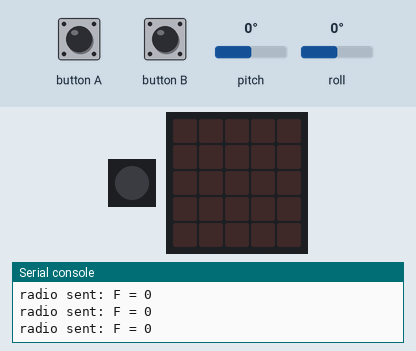
Recording of a program running on a simulated Calliope mini (MakeCode). Parts: 1 RGB LEDs in strip order, left to right, the board's 5×5 LED display, the last lines printed to the serial console. The test bench sets the inputs (shaded band); at power-on: pitch 0°, roll 0°. No radio messages arrive unless stated (any console line starting 'radio sent:' is added by the test bench).

Above: at 1.2 s.
1.3 s: button A pressed for 0.15 s
At 2.6 s:
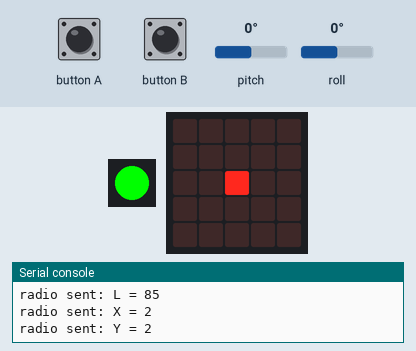
2.9 s: pitch set to -172°
At 4.0 s:
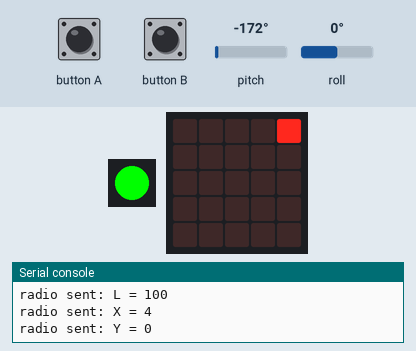
4.4 s: button B pressed for 0.15 s
At 4.56 s:
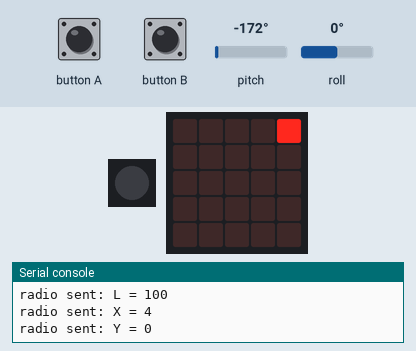
6.1 s: button A pressed for 0.15 s
At 6.8 s:
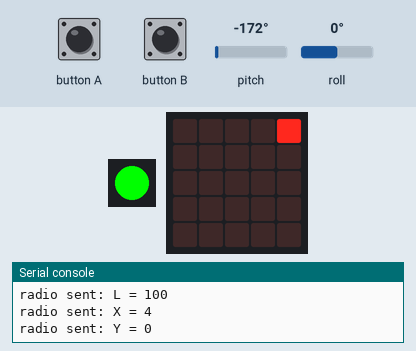
7.7 s: roll set to -2°
At 8.1 s:
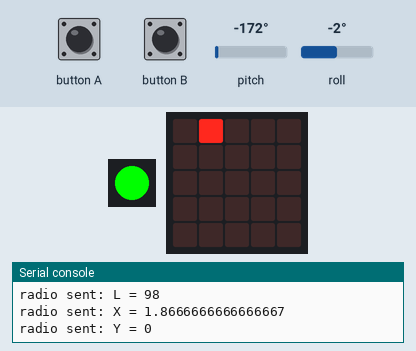
9.2 s: button B pressed for 0.15 s
At 9.8 s:
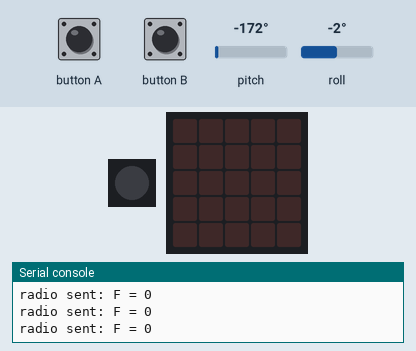
Timing chart, 0 to 11.8 s (numbered marks = the images above; inputs shaded):
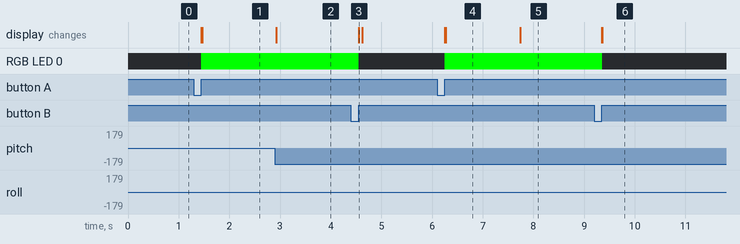

The program:

main.ts
```typescript
input.onButtonEvent(Button.A, input.buttonEventClick(), function () {
    Fahren = true
    basic.setLedColor(0x00ff00)
})
input.onButtonEvent(Button.B, input.buttonEventClick(), function () {
    Fahren = false
    basic.turnRgbLedOff()
})
let MotorRechts = 0
let MotorLinks = 0
let BremseRechts = 0
let BremseLinks = 0
let Geschwindigkeit = 0
let LedY = 0
let LedX = 0
let NeigungY = 0
let NeigungX = 0
let Fahren = false
let NeigungMax = 30
let MotorMinimum = 70
radio.setGroup(1)
basic.turnRgbLedOff()
serial.redirectToUSB()
basic.forever(function () {
    if (Fahren) {
        NeigungX = input.rotation(Rotation.Roll)
        NeigungY = input.rotation(Rotation.Pitch)
        NeigungX = Math.constrain(NeigungX, NeigungMax * -1, NeigungMax)
        NeigungY = Math.constrain(NeigungY, NeigungMax * -1, NeigungMax)
        led.unplot(LedX, LedY)
        LedX = Math.map(NeigungX, NeigungMax * -1, NeigungMax, 0, 4)
        LedY = Math.map(NeigungY, NeigungMax * -1, NeigungMax, 0, 4)
        led.plot(LedX, LedY)
        Geschwindigkeit = Math.map(NeigungY, NeigungMax * -1, NeigungMax, 100, MotorMinimum)
        serial.writeValue("G", Geschwindigkeit)
        if (NeigungX < 0) {
            BremseLinks = Math.map(NeigungX, 0, NeigungMax * -1, 0, Geschwindigkeit - MotorMinimum)
        } else {
            BremseLinks = 0
        }
        serial.writeValue("BL", BremseLinks)
        if (NeigungX > 0) {
            BremseRechts = Math.map(NeigungX, 0, NeigungMax, 0, Geschwindigkeit - MotorMinimum)
        } else {
            BremseRechts = 0
        }
        serial.writeValue("BR", BremseRechts)
        MotorLinks = Geschwindigkeit - BremseLinks
        MotorRechts = Geschwindigkeit - BremseRechts
        serial.writeValue("L", MotorLinks)
        serial.writeValue("R", MotorRechts)
        radio.sendValue("F", 1)
        radio.sendValue("R", MotorRechts)
        radio.sendValue("L", MotorLinks)
        radio.sendValue("X", LedX)
        radio.sendValue("Y", LedY)
        basic.pause(50)
    } else {
        radio.sendValue("F", 0)
        basic.clearScreen()
    }
})
```

test.ts
```typescript
// Hier kann man Tests durchführen; diese Datei wird nicht kompiliert, wenn dieses Paket als Erweiterung verwendet wird.
```

Measured:
- the behaviour switches between 0 and -1° on roll (found by bisection; images 4 and 5)
- after the input at 1.3 s, RGB LED 0: off → RGB(0, 255, 0) after 0.15 s
- after the input at 2.9 s, the display: changes at once (image 2)
- after the input at 4.4 s, RGB LED 0: RGB(0, 255, 0) → off after 0.15 s
- after the input at 6.1 s, RGB LED 0: off → RGB(0, 255, 0) after 0.15 s
- after the input at 7.7 s, the display: changes at once (image 5)
- after the input at 9.2 s, RGB LED 0: RGB(0, 255, 0) → off after 0.15 s
